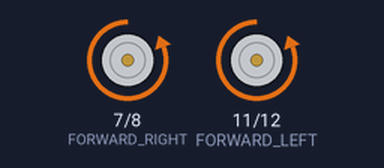
The sketch below on a simulated Arduino Uno, built with avr-gcc and run on an emulated ATmega328P. Parts: motor-driver pin pairs drawn as motors (green arrow = first pin HIGH = forward, orange = second pin HIGH = backward, longer = more drive, scaled by the enable pin).

Above: at 0.5 s.
At 2.5 s:
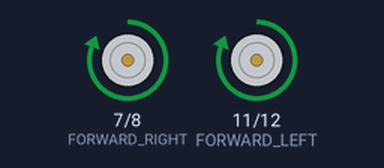
At 3.5 s:
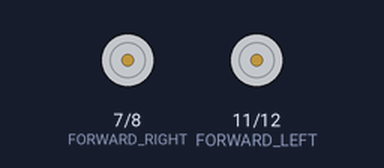
Timing chart, 0 to 5.2 s (numbered marks = the images above):
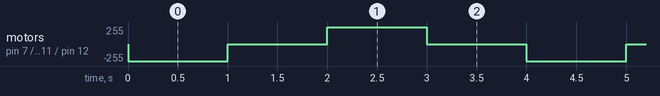

Measured:
- by itself, motor on pin 7 (FORWARD_RIGHT) / pin 8 (BACKWARD_RIGHT), motor on pin 11 (FORWARD_LEFT) / pin 12 (BACKWARD_LEFT): repeats every 4.0 s: stopped 1.0 s, forward 255/255 1.0 s, stopped 1.0 s, backward 255/255 1.0 s

The sketch:

story_4.ino
```cpp
enum MotorPins
{
  FORWARD_RIGHT = 7,
  BACKWARD_RIGHT = 8,
  ENABLE_RIGHT = 9,
  ENABLE_LEFT = 10,
  FORWARD_LEFT = 11,
  BACKWARD_LEFT = 12
}; // the motor pins

// the setup function runs when you press the board
void setup()
{
  for (int pin = FORWARD_RIGHT; pin <= BACKWARD_LEFT; pin++)
  {
    pinMode(pin, OUTPUT); // pin mode pin output
    digitalWrite(pin, LOW);
  }

  digitalWrite(ENABLE_RIGHT, HIGH); // digital write enable right high
  digitalWrite(ENABLE_LEFT, HIGH); // digital write enable left high
}

// the loop function runs
void loop()
{

  digitalWrite(BACKWARD_RIGHT, HIGH);
  digitalWrite(BACKWARD_LEFT, HIGH);
  delay(1000); // this is true
  digitalWrite(BACKWARD_RIGHT, LOW); // turn off
  digitalWrite(BACKWARD_LEFT, LOW);
  delay(1000); // this is right
  digitalWrite(FORWARD_RIGHT, HIGH);
  digitalWrite(FORWARD_LEFT, HIGH);
  delay(1000);
  digitalWrite(FORWARD_RIGHT, LOW);
  digitalWrite(FORWARD_LEFT, LOW);
  delay(1000);
                         // a second
}
```
